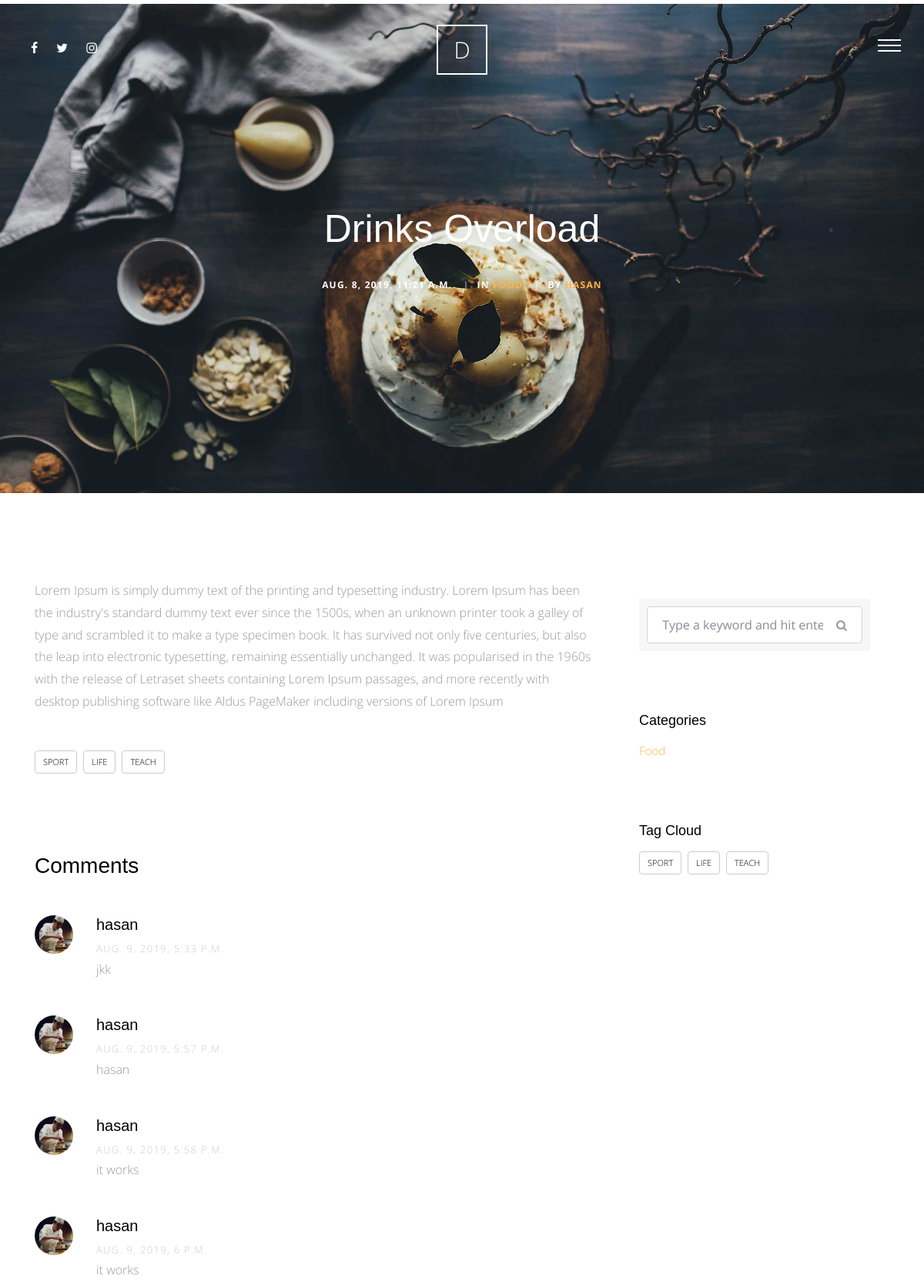
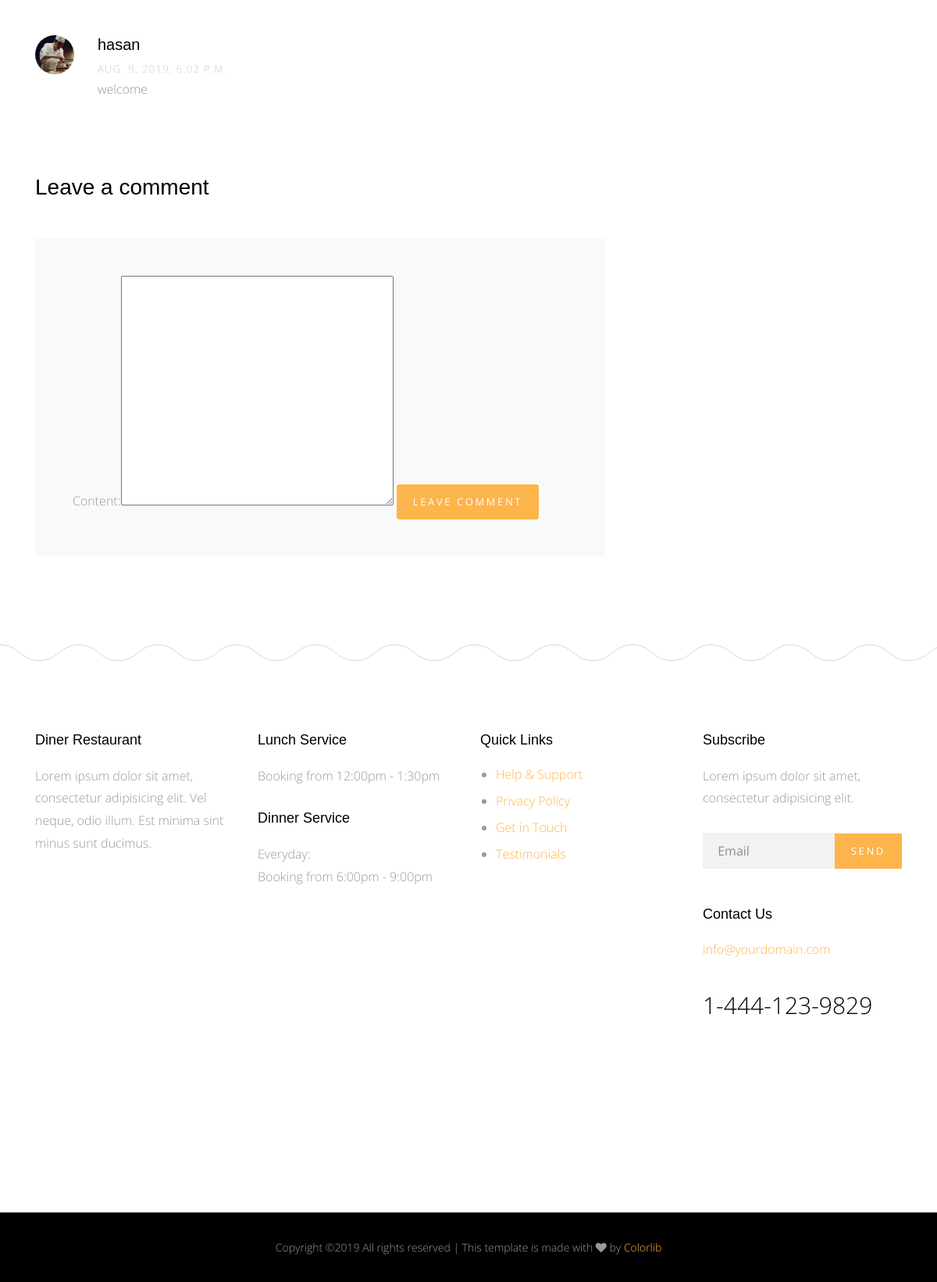
The page /blog/1 on the database its author committed (2 pictures, top to bottom).
### blog/models.py (models this page shows, shortened)
class Post(models.Model):
    title=models.CharField(max_length=50)
    content=models.TextField()
    author=models.ForeignKey(User , on_delete=models.CASCADE)
    image=models.ImageField(upload_to='blog/' , blank=True ,null=True)
    category=models.ForeignKey('Category',null=True,on_delete=models.SET_NULL)
    created=models.DateTimeField(default=timezone.now)
    tags = TaggableManager(blank=True)
    class Meta:
        verbose_name='post'
        verbose_name_plural='posts'
    def __str__(self):
        return self.title

class Category(models.Model):
    category_name=models.CharField(max_length=50)
    class Meta:
        verbose_name = 'category'
        verbose_name_plural = 'categories'
    def __str__(self):
        return self.category_name

class Comment(models.Model):
    user=models.ForeignKey(User , on_delete=models.CASCADE)
    post=models.ForeignKey(Post , on_delete=models.CASCADE)
    content = models.TextField()
    created = models.DateTimeField(default=timezone.now)

### blog/views.py (the view)
# urls.py: path('<int:id>', views.post_detail, name='post_detail'),
def post_detail(request, id):
    post_detail=Post.objects.get(id=id)
    categories=Category.objects.all()
    all_tags=Tag.objects.all()
    comments=Comment.objects.filter(post=post_detail)
    if request.method == 'POST' :
        comment_form=CommentForm(request.POST)
        if comment_form.is_valid():
            new_comment=comment_form.save(commit=False)
            new_comment.user=request.user
            new_comment.post=post_detail
            new_comment.save()
    else:
        comment_form = CommentForm()
    context={
        'post_detail': post_detail,
        'categories': categories,
        'all_tags': all_tags,
        'comments':comments,
        'comment_form':comment_form,
    }
    return  render(request, 'Post/post_detail.html',context)

### blog/forms.py
class CommentForm(forms.ModelForm):
    class Meta:
        model=Comment
        fields=[
            'content'
    ]

### blog/templates/Post/post_detail.html (shortened to what this page needs)
{% extends 'base.html' %}
{% load static %}
{% block body %}
      <div class="main-wrap">
        <div class="cover_1 cover_sm">
          <div class="img_bg" style="background-image: url({% static 'site_static/img/slider-1.jpg' %})" data-stellar-background-ratio="0.5">
            <div class="container">
              <div class="row align-items-center justify-content-center">
                <div class="col-md-7 text-center" data-aos="fade-up">
                  <h2 class="heading mb-4">{{post_detail}}</h2>
                  <div class="post-info">
                    <div class="date-info">{{post_detail.created}}</div>
                    <div class="category-info"><span class="seperator">|</span>In <a href="#" data-title="View all posts in Lifestyle" title="View all posts in Lifestyle">{{post_detail.category}}</a></div>
                    <div class="author-info"><span class="seperator">|</span>By <a href="#">{{post_detail.author}}</a></div>
                  </div>
                </div>
              </div>
            </div>
          </div>
        </div>
       <div class="section">
          <div class="container">
            <div class="row">
              <div class="col-md-8">
                <p>{{post_detail.content}}</p>
                <div class="tag-widget post-tag-container mb-5 mt-5">
                  <div class="tagcloud">
                      {% for tag in post_detail.tags.all %}
                    <a href="{% url 'blog:post_by_tag' tag %}" class="tag-cloud-link">{{tag.name}}</a>
                    {% endfor %}
                  </div>
                </div>
                <div class="pt-5 mt-5">
                  <h3 class="mb-5"> Comments</h3>
                  <ul class="comment-list">
                    {% for comment in comments %}
                    <li class="comment">
                      <div class="vcard bio">
                        <img src="img/person_1.jpg" alt="Image placeholder">
                      </div>
                      <div class="comment-body">
                        <h3>{{comment.user}}</h3>
                        <div class="meta">{{comment.created}}</div>
                        <p>{{comment.content}}</p>
                      </div>
                    </li>
                  {% endfor %}
                  </ul>
                  <div class="comment-form-wrap pt-5">
                    <h3 class="mb-5">Leave a comment</h3>
                    <form method="POST" class="p-5 bg-light">
                      {{comment_form}}
                      <button type="submit" class="btn btn-primary">Leave Comment</button>
                    </form>
                  </div>
                </div>
              </div>
              <div class="col-md-4 sidebar">
                <div class="sidebar-box">
                  <form action="#" class="search-form">
                    <div class="form-group">
                      <span class="icon fa fa-search"></span>
                      <input type="text" class="form-control" placeholder="Type a keyword and hit enter">
                    </div>
                  </form>
                </div>
                <div class="sidebar-box">
                  <div class="categories">
                    <h3>Categories</h3>
                    {% for category in categories %}
                    <li><a href="{% url 'blog:post_by_category' category %}">{{category}} </a></li>
                    {% endfor %}
                  </div>
                </div>
                <div class="sidebar-box">
                  <h3>Tag Cloud</h3>
                  <div class="tagcloud">
                {% for tag in all_tags %}
                    <a href="{% url 'blog:post_by_tag' tag %}" class="tag-cloud-link">{{tag}}</a>
                    {% endfor %}
                  </div>
                </div>
              </div>
            </div>
          </div>
        </div>
      </div>
{% endblock body %}

### static/site_static/css/style.css (style rules this page uses)
html { overflow-x: hidden; }
body { background: #fff; font-family: "Open Sans", cursive; font-size: 16px; line-height: 1.8; font-weight: 300; color: #999999; }
a { -webkit-transition: .3s all ease; -o-transition: .3s all ease; transition: .3s all ease; text-decoration: none; }
h1, h2, h3, h4, h5 { color: #000; font-family: "Playfair Display", Arial, sans-serif; }
.btn, .form-control { outline: none; }
.btn { font-size: 13px; text-transform: uppercase; letter-spacing: .2em; }
.btn.btn-primary { color: #fff; border-width: 2px; }
.section { padding: 7em 0; }
.cover_1 { position: relative; }
.cover_1 .img_bg { background-repeat: no-repeat; background-size: cover !important; background-position: center center; }
.cover_1 .img_bg, .cover_1 .img_bg > .container > .row { min-height: 700px; height: 100vh; }
.cover_1.cover_sm .img_bg, .cover_1.cover_sm .img_bg > .container > .row { min-height: 600px; height: 80vh; }
.cover_1 .heading { color: white; font-weight: 300; font-size: 30px; line-height: 1.5; }
@media (min-width: 768px) { .cover_1 .heading { font-size: 50px; line-height: 1.5; } }
.post-info { font-size: 12px; text-transform: uppercase; font-weight: bold; color: #fff; letter-spacing: .1em; }
.post-info > div { display: inline-block; }
.post-info > div .seperator { display: inline-block; margin: 0 10px; opacity: .5; }
.tagcloud a { text-transform: uppercase; display: inline-block; padding: 4px 10px; margin-bottom: 7px; margin-right: 4px; border-radius: 4px; color: #000; border: 1px solid #ccc; font-size: 11px; }
.comment-form-wrap { clear: both; }
.comment-list { padding: 0; margin: 0; }
.comment-list li { padding: 0; margin: 0 0 30px 0; float: left; width: 100%; clear: both; list-style: none; }
.comment-list li .vcard { width: 80px; float: left; }
.comment-list li .vcard img { width: 50px; border-radius: 50%; }
.comment-list li .comment-body { float: right; width: calc(100% - 80px); }
.comment-list li .comment-body h3 { font-size: 20px; }
.comment-list li .comment-body .meta { text-transform: uppercase; font-size: 13px; letter-spacing: .1em; color: #ccc; }
.search-form { background: #f7f7f7; padding: 10px; }
.search-form .form-group { position: relative; }
.search-form .form-group input { padding-right: 50px; }
.search-form .icon { position: absolute; top: 50%; right: 20px; -webkit-transform: translateY(-50%); -ms-transform: translateY(-50%); transform: translateY(-50%); }
.sidebar-box { margin-bottom: 30px; padding: 25px; font-size: 15px; width: 100%; float: left; background: #fff; }
.sidebar-box *:last-child { margin-bottom: 0; }
.sidebar-box h3 { font-size: 18px; margin-bottom: 15px; }
.categories li, .sidelink li { position: relative; margin-bottom: 10px; padding-bottom: 10px; border-bottom: 1px dotted #dee2e6; list-style: none; }
.categories li:last-child, .sidelink li:last-child { margin-bottom: 0; border-bottom: none; padding-bottom: 0; }
.categories li a, .sidelink li a { display: block; }

### rows shown on the page
Post: title "Drinks Overload", created "AUG. 8, 2019, 11:21 A.M.", category "FOOD", author "HASAN", content "Lorem Ipsum is simply dummy text of the printing and typesetting industry. Lorem Ipsum has been the industry's standard dummy text ever since the 1500s, when an unknown printer took a galley of type and scrambled it to make a type specimen book. It has survived not only five centuries, but also the leap into electronic typesetting, remaining essentially unchanged. It was popularised in the 1960s with the release of Letraset sheets containing Lorem Ipsum passages, and more recently with desktop publishing software like Aldus PageMaker including versions of Lorem Ipsum"
Tag: name "SPORT"
Tag: name "LIFE"
Tag: name "TEACH"
Comment: user "hasan", created "AUG. 9, 2019, 5:33 P.M.", content "jkk"
Comment: user "hasan", created "AUG. 9, 2019, 5:57 P.M.", content "hasan"
Comment: user "hasan", created "AUG. 9, 2019, 5:58 P.M.", content "it works"
Comment: user "hasan", created "AUG. 9, 2019, 6 P.M.", content "it works"
Comment: user "hasan", created "AUG. 9, 2019, 6:02 P.M.", content "welcome"
Category: category_name "Food"
